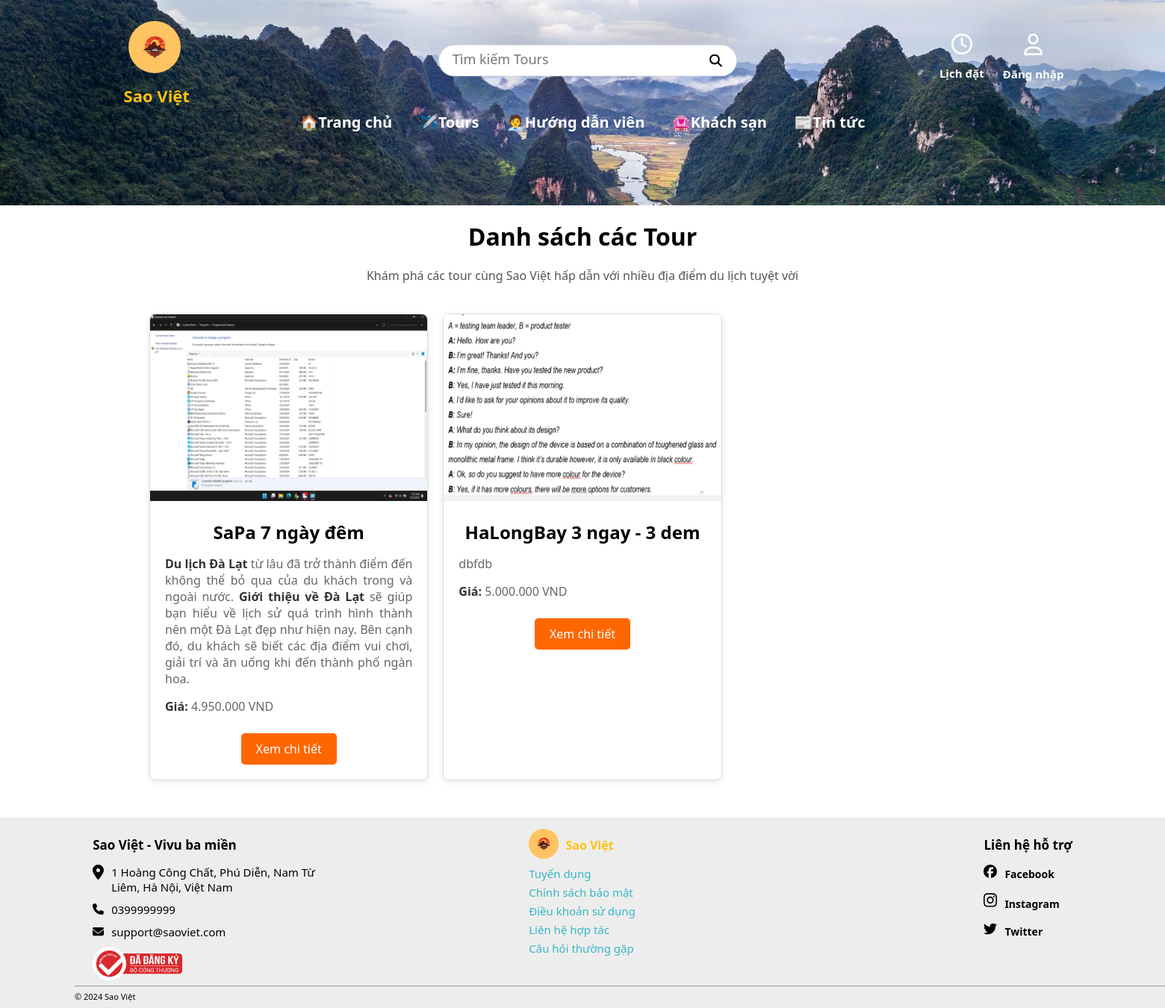
/index.php?controller=tour&action=list, run on the app's committed database.
### tables this page shows
CREATE TABLE `tour` (
  `MaTour` int(11) NOT NULL,
  `TenTour` varchar(300) NOT NULL,
  `AnhTour` varchar(100) NOT NULL,
  `MoTa` text NOT NULL,
  `Gia` varchar(50) NOT NULL,
  `GioiThieu` text DEFAULT NULL,
  `MaCD` int(5) DEFAULT NULL
);

### Controllers/BaseController.php (called while the page is built, shortened)
<?php
    class BaseController {
        protected function view($viewPath, array $data = []) {
            require(self::VIEW_FORDER_NAME .'/'. str_replace('.', '/', $viewPath).'.php');
        }
    }
?>

### Controllers/tourController.php (called while the page is built, shortened)
<?php
    class tourController extends BaseController {
        public $tourModel;
        public function __construct() {
            $this->tourModel = new tourModel();
        }
        public function list() {
            $value = $_REQUEST['id'] ?? '';
            if($value != '') {
                $tours = $this->tourModel->getById(['*'],"MaCD", $value);
            } else {
                $tours = $this->tourModel->getAll();
            }
            return $this->view("tour.list", [
                'tours' => $tours
            ]);
        }
    }

### Core/Database.php (called while the page is built, shortened)
<?php
class Database
{
    public function connect()
    {
        $connect = mysqli_connect(self::HOST, self::USER, self::PASS, self::DB_NAME);
        mysqli_set_charset($connect, 'utf8');
        return $connect;
    }
}

### Models/BaseModel.php (called while the page is built, shortened)
<?php
class BaseModel extends Database {
    protected $connect;
    public function __construct() {
        $this->connect = $this->connect();
    }
    public function all($table, $select = ['*']) {
        $columns = implode(', ', $select);
        $sql = "SELECT {$columns} FROM {$table}";
        $query = $this->_query($sql);
        $data = [];
        while ($row = mysqli_fetch_object($query)) {
            array_push($data, $row);
        }
        return $data;
    }
    private function _query($sql) {
        return mysqli_query($this->connect, $sql);
    }
}

### Models/tourModel.php (called while the page is built, shortened)
<?php
    class tourModel extends BaseModel {
        public function getAll($columns = ['*']) {
            return $this->all(self::TABLE, $columns);
        }
    }
?>

### Views/tour/list.php (the view)
<?php if(!empty($tours)):?>
    <div class="tour-detail">
        <h1>Danh sách các Tour</h1>
        <p>Khám phá các tour cùng Sao Việt hấp dẫn với nhiều địa điểm du lịch tuyệt vời</p>
        <div class="tour-list">
            <?php foreach($tours as $value):?>
                <div class="tour-item">
                    <img src="./Admin/public/img/tour/<?=$value->AnhTour?>" alt="anh">
                    <div class="tour-info">
                        <h2><?=$value->TenTour?></h2>
                        <p><?=$value->GioiThieu?></p>
                        <p><strong>Giá:</strong> <?=$value->Gia?> VND</p>
                        <a href="index.php?controller=tour&action=detail&id=<?=$value->MaTour?>" class="btn-detail">Xem chi tiết</a>
                    </div>
                </div>
            <?php endforeach;?>
        </div>
    </div>
<?php else: ?>
    <div style="width: 100%; height: 650px;">
        <h2>Không tìm được Tour phù hợp!</h2>
    </div>
<?php endif; ?>

### public/css/home.css (style rules this page uses)
* { margin: 0; padding: 0; box-sizing: border-box; font-family: "Segoe UI", Roboto, Helvetica, Arial, sans-serif; }
body { z-index: -1; overflow-x: hidden; }

### public/css/listTour.css (style rules this page uses)
.tour-detail { padding: 20px; max-width: 1200px; margin: 0 auto; }
.tour-detail h1 { text-align: center; margin-bottom: 20px; }
.tour-detail p { text-align: center; margin-bottom: 40px; color: #555; }
.tour-list { display: grid; grid-template-columns: repeat(auto-fill, minmax(300px, 1fr)); gap: 20px; }
.tour-item { border: 1px solid #ddd; border-radius: 8px; overflow: hidden; box-shadow: 0 2px 8px rgba(0, 0, 0, 0.1); }
.tour-item img { width: 100%; height: 250px; }
.tour-info { padding: 20px; text-align: center; }
.tour-info h2 { margin-bottom: 10px; font-size: 1.5em; }
.tour-info p { margin-bottom: 15px; color: #666; text-align: justify; }
.tour-info strong { color: #333; }
.btn-detail { display: inline-block; padding: 10px 20px; margin-top: 10px; background-color: #ff6600; color: #fff; text-decoration: none; border-radius: 5px; transition: background-color 0.3s; }

### data on the page
tour: AnhTour (picture), TenTour "SaPa 7 ngày đêm", GioiThieu "Du lịch Đà Lạt từ lâu đã trở thành điểm đến không thể bỏ qua của du khách trong và ngoài nước. Giới thiệu về Đà Lạt sẽ giúp bạn hiểu về lịch sử quá trình hình thành nên một Đà Lạt đẹp như hiện nay. Bên cạnh đó, du khách sẽ biết các địa điểm vui chơi, giải trí và ăn uống khi đến thành phố ngàn hoa.", Gia "4.950.000"
tour: AnhTour (picture), TenTour "HaLongBay 3 ngay - 3 dem", GioiThieu "dbfdb", Gia "5.000.000"
